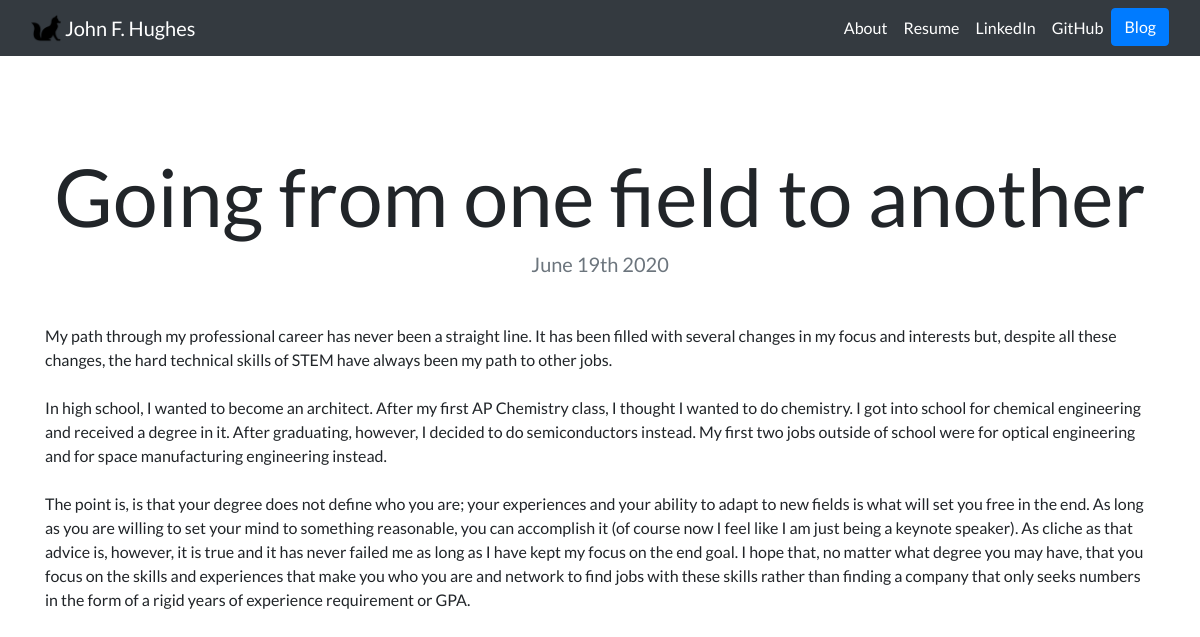
The app's page /blog/2/ with its own data.
### blog/models.py (models this page shows, shortened)
class Post(models.Model):
	title = models.CharField(max_length=200)
	date = models.DateField()
	description = models.TextField()

### blog/views.py (the view)
# urls.py: path('<int:post_id>/', views.detail, name='detail'), # Checks for int, goes to post with that post_id
def detail(request, post_id):
	post = get_object_or_404(Post, pk=post_id) # pk => primary key
	return render(request, 'blog/detail.html', {'post': post})

### blog/templates/blog/detail.html
{% extends "portfolio/base.html" %}
{% load static %}
{% block content %}
<h1 class="text-center mt-5" id="blogdetailtitle">{{ post.title }}</h1>
<h5 class="text-center text-muted mb-5">{{ post.date|date:'F jS Y' }}</h5>
{{ post.description|safe }}
{% endblock %}

### portfolio/static/portfolio/custom.css (style rules this page uses)
body { font-family: 'Lato', sans-serif; overflow: scroll; padding-top: 100px; }
@media (min-width: 992px) { #blogdetailtitle { font-size: 5rem; } }

### records on screen
Post: title "Going from one field to another", date "June 19th 2020", description "My path through my professional career has never been a straight line. It has been filled with several changes in my focus and interests but, despite all these changes, the hard technical skills of STEM have always been my path to other jobs. In high school, I wanted to become an architect. After my first AP Chemistry class, I thought I wanted to do chemistry. I got into school for chemical engineering and received a degree in it. After graduating, however, I decided to do semiconductors instead. My first two jobs outside of school were for optical engineering and for space manufacturing engineering instead. The point is, is that your degree does not define who you are; your experiences and…"
